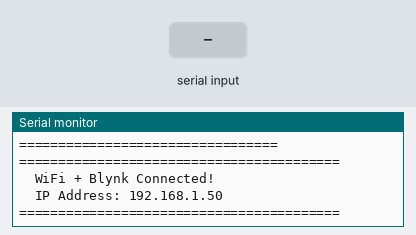
Recording of a sketch running on a simulated ESP32-S3. On the bench: the last lines printed to the serial monitor. Inputs (shaded band) come from the test bench. WiFi joins after 1.5 s; servers stay silent unless stated.

Above: at 5.0 s.
5.1 s: "FALL_DETECTED\n" received over the second serial link
At 6.3 s:
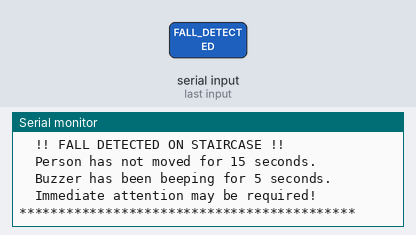
6.6 s: "EXIT_OK\n" received over the second serial link
At 7.4 s:
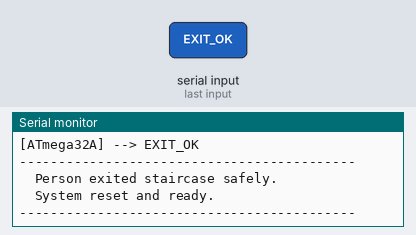
8.1 s: "1\n" received over the second serial link
At 9.3 s:
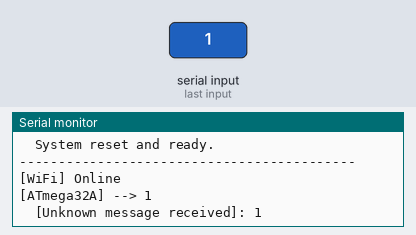

Measured:
- after the input at 5.1 s, the serial monitor: prints a new line at once (image 1)
- after the input at 6.6 s, the serial monitor: prints a new line at once (image 2)
- after the input at 8.1 s, the serial monitor: prints a new line at once (image 3)

The sketch:

esp_communication.ino
```cpp
/*
 * esp32_staircase_monitor.ino
 *
 * ESP32-S3 – Staircase Monitor with UART + WiFi + Blynk IoT
 * ===========================================================
 *
 * Wiring:
 *   ATmega32A PD1 (TX) --> Voltage Divider --> ESP32-S3 GPIO16 (RX2)
 *   ATmega32A GND      --> ESP32-S3 GND
 *
 * Messages received from ATmega32A:
 *   "FALL_DETECTED\n"  → LED ON  on Blynk
 *   "EXIT_OK\n"        → LED OFF on Blynk
 *
 * Baud rate ATmega↔ESP32 : 4800
 * Serial Monitor baud     : 115200
 */

#define BLYNK_TEMPLATE_ID    "TMPL6Ob03wymj"
#define BLYNK_TEMPLATE_NAME  "Atmega32"
#define BLYNK_AUTH_TOKEN     "ocglyclJo71iw65MsJcrZBdeDZxxeF3G"

#define BLYNK_PRINT Serial

#include <WiFi.h>
#include <BlynkSimpleEsp32.h>

/* ── WiFi credentials ─────────────────────────────────────── */
#define WIFI_SSID     "Edge 50"
#define WIFI_PASSWORD "@1234567890"

/* ── UART pins ────────────────────────────────────────────── */
#define RXD2      16
#define TXD2      17
#define BAUD_RATE 4800

/* ── Virtual pin ──────────────────────────────────────────── */
#define VPIN_LED  V1    /* LED widget – ON on fall, OFF on exit */

String receivedMessage = "";

/* ══════════════════════════════════════════════════════════ */
/*  Setup                                                     */
/* ══════════════════════════════════════════════════════════ */
void setup()
{
    Serial.begin(115200);
    delay(2000);

    Serial.println("=================================");
    Serial.println("  Staircase Monitor - ESP32-S3  ");
    Serial.println("  Connecting to Blynk...         ");
    Serial.println("=================================");

    /* UART2 – receive from ATmega32A */
    Serial2.begin(BAUD_RATE, SERIAL_8N1, RXD2, TXD2);

    /* Connect WiFi + Blynk */
    Blynk.begin(BLYNK_AUTH_TOKEN, WIFI_SSID, WIFI_PASSWORD);

    Serial.println("=========================================");
    Serial.println("  WiFi + Blynk Connected!               ");
    Serial.print  ("  IP Address: "); Serial.println(WiFi.localIP());
    Serial.println("=========================================");

    /* LED OFF at start */
    Blynk.virtualWrite(VPIN_LED, 0);
}

/* ══════════════════════════════════════════════════════════ */
/*  Loop                                                      */
/* ══════════════════════════════════════════════════════════ */
void loop()
{
    Blynk.run();

    /* ── Read UART from ATmega32A ───────────────────────── */
    while (Serial2.available())
    {
        char c = (char)Serial2.read();

        if (c == '\n')
        {
            receivedMessage.trim();
            handleMessage(receivedMessage);
            receivedMessage = "";
        }
        else
        {
            receivedMessage += c;
        }
    }
}

/* ══════════════════════════════════════════════════════════ */
/*  Handle message from ATmega32A                             */
/* ══════════════════════════════════════════════════════════ */
void handleMessage(String msg)
{
    if (msg.length() == 0) return;

    Serial.print("[WiFi] ");
    Serial.println(WiFi.status() == WL_CONNECTED ? "Online" : "Offline");
    Serial.print("[ATmega32A] --> ");
    Serial.println(msg);

    if (msg == "FALL_DETECTED")
    {
        Serial.println("*******************************************");
        Serial.println("  !! FALL DETECTED ON STAIRCASE !!         ");
        Serial.println("  Person has not moved for 15 seconds.      ");
        Serial.println("  Buzzer has been beeping for 5 seconds.    ");
        Serial.println("  Immediate attention may be required!      ");
        Serial.println("*******************************************");
        Serial.println();

        Blynk.virtualWrite(VPIN_LED, 255);      /* LED ON */
        Blynk.logEvent("fall_detected", "Person may have fallen on staircase!");
    }
    else if (msg == "EXIT_OK")
    {
        Serial.println("-------------------------------------------");
        Serial.println("  Person exited staircase safely.           ");
        Serial.println("  System reset and ready.                   ");
        Serial.println("-------------------------------------------");
        Serial.println();

        Blynk.virtualWrite(VPIN_LED, 0);        /* LED OFF */
    }
    else
    {
        Serial.print("  [Unknown message received]: ");
        Serial.println(msg);
    }
}
```
